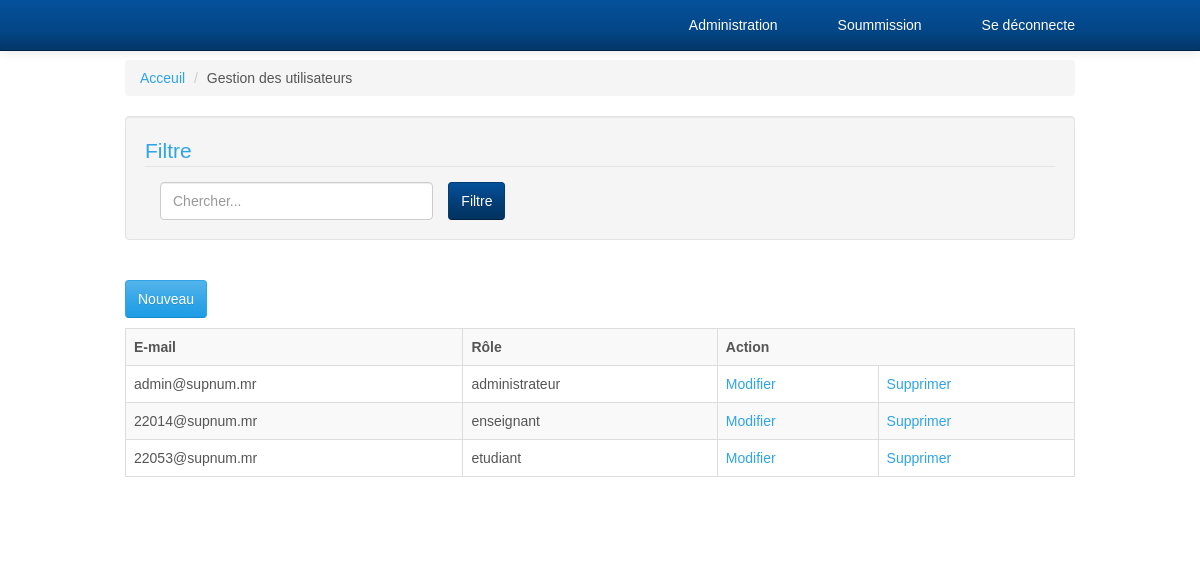
The app's page /admin/utilisateurs.php (signed in) with its own data.
### tables this page shows
CREATE TABLE `utilisateur` (
  `id_user` int(10) PRIMARY KEY AUTO_INCREMENT ,
  `login` varchar(50) DEFAULT NULL,
  `pwd` varchar(50) DEFAULT NULL,
  `active` tinyint(1) DEFAULT 0,
  `code` varchar(20) DEFAULT NULL,
  `id_role` int(10) DEFAULT NULL,
  FOREIGN KEY (id_role) REFERENCES role(id_role)
);

CREATE TABLE `role` (
  `id_role` int(10) PRIMARY KEY AUTO_INCREMENT,
  `profile` varchar(50) DEFAULT NULL
);

### admin/utilisateurs.php (the view, shortened to what this page needs)
<?php
include "../nav_bar.php";
?>
<div class="container">
    <div class="row">
        <div class="col-lg-12">
            <ol class="breadcrumb">
                <li><a href="acceuil.php">Acceuil</a>
                </li>
                <li>Gestion des utilisateurs</li>
            </ol>
        </div>
    </div>
    <div class="row">
        <div class="col-lg-12">
            <div class="well">
                    <fieldset class="fsStyle">
                        <legend class="legendStyle">
                            <a data-toggle="collapse" data-target="#demo" href="#">Filtre</a>
                        </legend>
                        <div class="collapse in" id="demo">
                            <div class="search-box">
                                <div class="form-group">
                                    <div class="col-md-4 col-sm-3">
                                        <input type="text" name="search" value="" class="search-text form-control" placeholder="Chercher..." />
                                    </div>
                                </div>
                                <button type="submit" class="btn btn-info">Filtre</button>
                            </div>
                        </div>
                    </fieldset>
            </div>
        </div>
    </div>
    <br>
    <p>
        <a href="ajouter_utilisateur.php" class = "btn btn-primary" >Nouveau</a>
    </p>
    <div style="overflow-x:auto;">
        <table class="table table-striped table-bordered">
            <tr>
                    <th>E-mail</th>
                    <th>Rôle</th>
                    <th colspan="2">Action</th>
            </tr>
            <?php
                    include_once "../connexion.php";
                    $req = mysqli_query($conn , "SELECT * FROM utilisateur inner join role using(id_role)");
                    if(mysqli_num_rows($req) == 0){
                        echo "Il n'y a pas encore des utilisateur ajouter !" ;
                    }else {
                        while($row=mysqli_fetch_assoc($req)){
                            ?>
                            <tr>
                                <td><?=$row['login']?></td>
                                <td><?=$row['profile']?></td>
                                <td><a href="modifier_utilisateur.php?id_user=<?=$row['id_user']?>">Modifier</a></td>
                                <td><a href="supprimer_utilisateur.php?id_user=<?=$row['id_user']?>"onclick="return confirm(`voulez-vous vraiment supprimé ce utilisateur ?`)"> Supprimer</a></td>
                            </tr>
                            <?php
                        }
                    }
                ?>
        </table>
    </div>
</div>

### admin/CSS/modern-business.css (style rules this page uses)
﻿ html, body { height: 100%; }
body { padding-top: 50px; }

### admin/CSS/style.css (style rules this page uses)
body { margin: 0; padding: 0; font-family:Arial, Helvetica, sans-serif; }

### records on screen
utilisateur: login "admin@supnum.mr", id_role.profile "administrateur"
utilisateur: login "22014@supnum.mr", id_role.profile "enseignant"
utilisateur: login "22053@supnum.mr", id_role.profile "etudiant"
